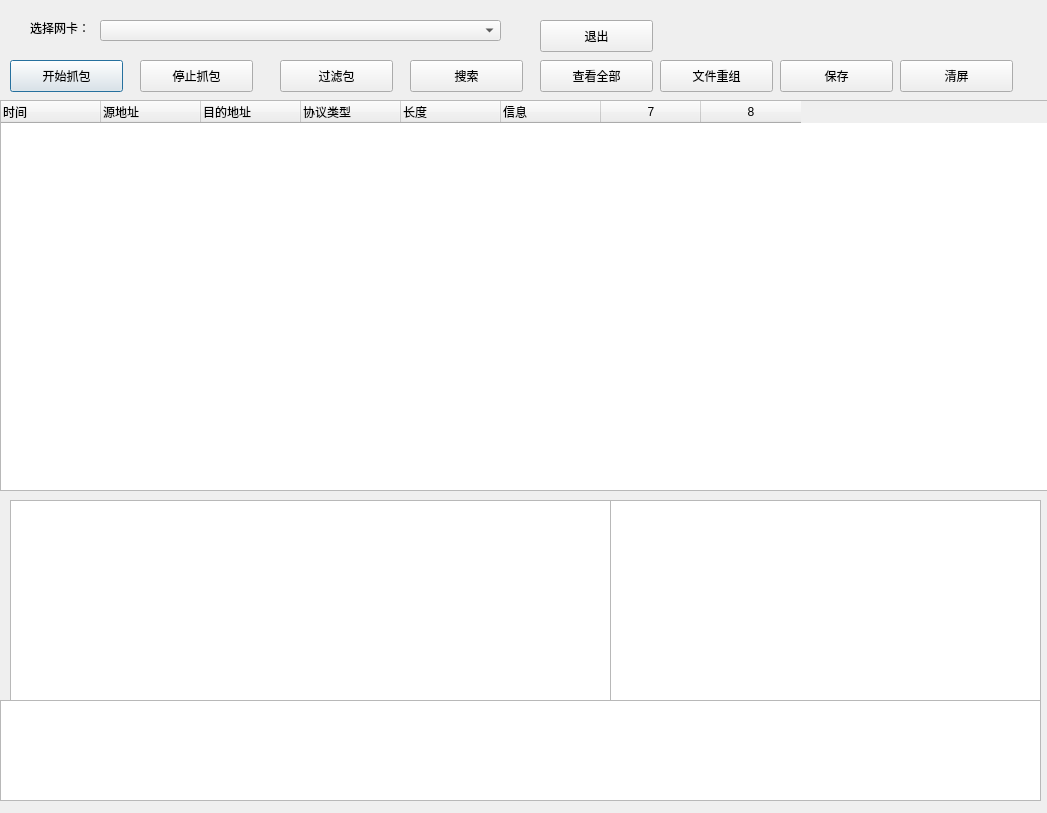
<?xml version="1.0" encoding="UTF-8"?>
<ui version="4.0">
 <class>snifferUI</class>
 <widget class="QDialog" name="snifferUI">
  <property name="enabled">
   <bool>true</bool>
  </property>
  <property name="geometry">
   <rect>
    <x>0</x>
    <y>0</y>
    <width>1047</width>
    <height>813</height>
   </rect>
  </property>
  <property name="maximumSize">
   <size>
    <width>1047</width>
    <height>814</height>
   </size>
  </property>
  <property name="windowTitle">
   <string>Sniffer</string>
  </property>
  <widget class="QLabel" name="label">
   <property name="geometry">
    <rect>
     <x>30</x>
     <y>20</y>
     <width>60</width>
     <height>16</height>
    </rect>
   </property>
   <property name="text">
    <string>选择网卡：</string>
   </property>
  </widget>
  <widget class="QPushButton" name="btn_begin">
   <property name="geometry">
    <rect>
     <x>10</x>
     <y>60</y>
     <width>113</width>
     <height>32</height>
    </rect>
   </property>
   <property name="text">
    <string>开始抓包</string>
   </property>
  </widget>
  <widget class="QPushButton" name="btn_stop">
   <property name="geometry">
    <rect>
     <x>140</x>
     <y>60</y>
     <width>113</width>
     <height>32</height>
    </rect>
   </property>
   <property name="text">
    <string>停止抓包</string>
   </property>
  </widget>
  <widget class="QPushButton" name="btn_filter">
   <property name="geometry">
    <rect>
     <x>280</x>
     <y>60</y>
     <width>113</width>
     <height>32</height>
    </rect>
   </property>
   <property name="text">
    <string>过滤包</string>
   </property>
  </widget>
  <widget class="QPushButton" name="btn_search">
   <property name="geometry">
    <rect>
     <x>410</x>
     <y>60</y>
     <width>113</width>
     <height>32</height>
    </rect>
   </property>
   <property name="text">
    <string>搜索</string>
   </property>
  </widget>
  <widget class="QPushButton" name="btn_viewlog">
   <property name="geometry">
    <rect>
     <x>540</x>
     <y>60</y>
     <width>113</width>
     <height>32</height>
    </rect>
   </property>
   <property name="text">
    <string>查看全部</string>
   </property>
  </widget>
  <widget class="QPushButton" name="btn_recover">
   <property name="geometry">
    <rect>
     <x>660</x>
     <y>60</y>
     <width>113</width>
     <height>32</height>
    </rect>
   </property>
   <property name="text">
    <string>文件重组</string>
   </property>
  </widget>
  <widget class="QPushButton" name="btn_save">
   <property name="geometry">
    <rect>
     <x>780</x>
     <y>60</y>
     <width>113</width>
     <height>32</height>
    </rect>
   </property>
   <property name="text">
    <string>保存</string>
   </property>
  </widget>
  <widget class="QPushButton" name="btn_exit">
   <property name="geometry">
    <rect>
     <x>540</x>
     <y>20</y>
     <width>113</width>
     <height>32</height>
    </rect>
   </property>
   <property name="text">
    <string>退出</string>
   </property>
  </widget>
  <widget class="QComboBox" name="choose_eth">
   <property name="geometry">
    <rect>
     <x>100</x>
     <y>20</y>
     <width>401</width>
     <height>21</height>
    </rect>
   </property>
  </widget>
  <widget class="QTableWidget" name="package_info">
   <property name="enabled">
    <bool>true</bool>
   </property>
   <property name="geometry">
    <rect>
     <x>0</x>
     <y>100</y>
     <width>1051</width>
     <height>391</height>
    </rect>
   </property>
   <property name="focusPolicy">
    <enum>Qt::ClickFocus</enum>
   </property>
   <property name="contextMenuPolicy">
    <enum>Qt::NoContextMenu</enum>
   </property>
   <property name="statusTip">
    <string notr="true"/>
   </property>
   <property name="autoFillBackground">
    <bool>false</bool>
   </property>
   <property name="editTriggers">
    <set>QAbstractItemView::NoEditTriggers</set>
   </property>
   <property name="dragDropOverwriteMode">
    <bool>false</bool>
   </property>
   <property name="alternatingRowColors">
    <bool>true</bool>
   </property>
   <property name="selectionMode">
    <enum>QAbstractItemView::ExtendedSelection</enum>
   </property>
   <property name="selectionBehavior">
    <enum>QAbstractItemView::SelectRows</enum>
   </property>
   <property name="showGrid">
    <bool>false</bool>
   </property>
   <property name="gridStyle">
    <enum>Qt::DashLine</enum>
   </property>
   <property name="sortingEnabled">
    <bool>false</bool>
   </property>
   <property name="wordWrap">
    <bool>false</bool>
   </property>
   <property name="cornerButtonEnabled">
    <bool>false</bool>
   </property>
   <property name="rowCount">
    <number>0</number>
   </property>
   <property name="columnCount">
    <number>8</number>
   </property>
   <attribute name="horizontalHeaderVisible">
    <bool>true</bool>
   </attribute>
   <attribute name="horizontalHeaderDefaultSectionSize">
    <number>100</number>
   </attribute>
   <attribute name="horizontalHeaderShowSortIndicator" stdset="0">
    <bool>false</bool>
   </attribute>
   <attribute name="verticalHeaderVisible">
    <bool>true</bool>
   </attribute>
   <attribute name="verticalHeaderDefaultSectionSize">
    <number>18</number>
   </attribute>
   <attribute name="verticalHeaderHighlightSections">
    <bool>false</bool>
   </attribute>
   <attribute name="verticalHeaderShowSortIndicator" stdset="0">
    <bool>false</bool>
   </attribute>
   <column>
    <property name="text">
     <string notr="true">时间</string>
    </property>
    <property name="textAlignment">
     <set>AlignLeading|AlignVCenter</set>
    </property>
   </column>
   <column>
    <property name="text">
     <string>源地址</string>
    </property>
    <property name="textAlignment">
     <set>AlignLeading|AlignVCenter</set>
    </property>
   </column>
   <column>
    <property name="text">
     <string>目的地址</string>
    </property>
    <property name="textAlignment">
     <set>AlignLeading|AlignVCenter</set>
    </property>
   </column>
   <column>
    <property name="text">
     <string>协议类型</string>
    </property>
    <property name="textAlignment">
     <set>AlignLeading|AlignVCenter</set>
    </property>
   </column>
   <column>
    <property name="text">
     <string>长度</string>
    </property>
    <property name="textAlignment">
     <set>AlignLeading|AlignVCenter</set>
    </property>
   </column>
   <column>
    <property name="text">
     <string>信息</string>
    </property>
    <property name="textAlignment">
     <set>AlignLeading|AlignVCenter</set>
    </property>
   </column>
   <column/>
   <column/>
  </widget>
  <widget class="QTextBrowser" name="textBrowser_2">
   <property name="geometry">
    <rect>
     <x>0</x>
     <y>700</y>
     <width>1041</width>
     <height>101</height>
    </rect>
   </property>
  </widget>
  <widget class="QTextEdit" name="textEdit">
   <property name="geometry">
    <rect>
     <x>10</x>
     <y>500</y>
     <width>601</width>
     <height>201</height>
    </rect>
   </property>
  </widget>
  <widget class="QTextEdit" name="textEdit_2">
   <property name="geometry">
    <rect>
     <x>610</x>
     <y>500</y>
     <width>431</width>
     <height>201</height>
    </rect>
   </property>
   <property name="font">
    <font>
     <family>Arial</family>
    </font>
   </property>
  </widget>
  <widget class="QPushButton" name="btn_clear_history">
   <property name="geometry">
    <rect>
     <x>900</x>
     <y>60</y>
     <width>113</width>
     <height>32</height>
    </rect>
   </property>
   <property name="text">
    <string>清屏</string>
   </property>
  </widget>
  <action name="actionMenubar">
   <property name="text">
    <string>menubar</string>
   </property>
  </action>
 </widget>
 <resources/>
 <connections>
  <connection>
   <sender>btn_exit</sender>
   <signal>clicked()</signal>
   <receiver>snifferUI</receiver>
   <slot>close()</slot>
   <hints>
    <hint type="sourcelabel">
     <x>602</x>
     <y>40</y>
    </hint>
    <hint type="destinationlabel">
     <x>679</x>
     <y>30</y>
    </hint>
   </hints>
  </connection>
 </connections>
 <slots>
  <slot>combo_box_clicked()</slot>
 </slots>
</ui>
